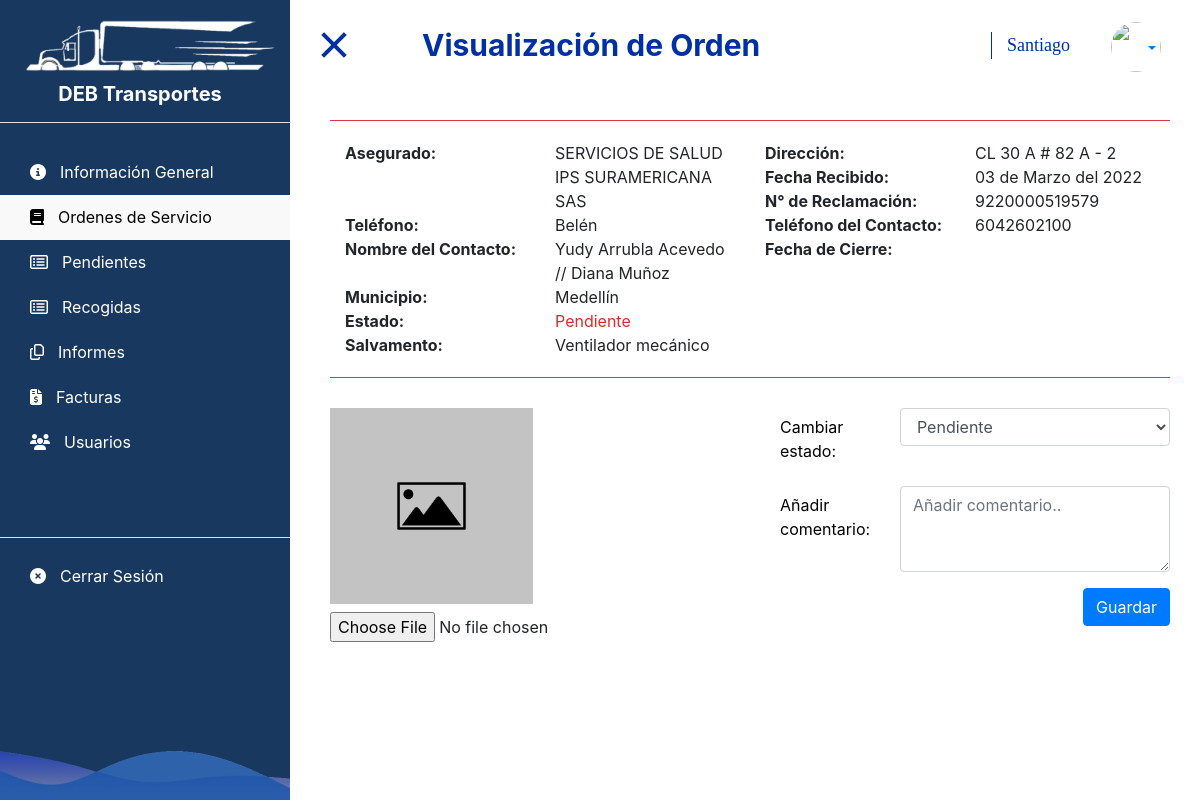
Screenshot of /views/orderView.php?order=1447 (signed in) with the database file from the repository.
### tables this page shows
CREATE TABLE `orders` (
  `id` int(11) NOT NULL,
  `insured` varchar(50) NOT NULL,
  `address` varchar(100) NOT NULL,
  `community` varchar(25) NOT NULL,
  `phone` varchar(20) NOT NULL,
  `received_date` date NOT NULL,
  `claim_number` varchar(20) NOT NULL,
  `contact_name` varchar(50) NOT NULL,
  `contact_phone` varchar(20) NOT NULL,
  `municipality` varchar(30) NOT NULL,
  `state` varchar(15) NOT NULL,
  `description` text NOT NULL,
  `modification_date` date NOT NULL,
  `last_date` date NOT NULL,
  `photo` varchar(20) NOT NULL,
  `fk_lot` int(11) NOT NULL DEFAULT 0
);

### views/reports.php (called while the page is built)
<?php
function excelReport() {
    return "
<div class='modal' id='reportsModal' tabindex='-1'>
    <div class='modal-dialog'>
        <div class='modal-content'>
            <div class='modal-header'>
                <h5 class='modal-title'>Generación de Informes</h5>
                <button type='button' class='close' data-dismiss='modal' aria-label='Close'>
                    <span aria-hidden='true'>&times;</span>
                </button>
            </div>
            <form name='excel' action='' id='reports_form' method='POST'>
                <div class='modal-body'>
                    <span>Seleccione el rango de fechas:</span><br>
                    <div class='form-group mt-3'>
                        <div class='d-flex'>
                            <label for='start_date' class='col-sm-4 col-form-label'>Fecha Inicial:</label>
                            <input type='date' name='start_date' class='form-control pgtion' placeholder='Fecha inicial' id='start_date' required maxlength='10' onchange='return startDateCheck();'>
                        </div>
                        <div id='start_date_feed'></div>
                    </div>
                    <div class='form-group mt-3'>
                        <div class='d-flex'>
                            <label for='end_date' class='col-sm-4 col-form-label'>Fecha Final:</label>
                            <input type='date' name='end_date' class='form-control pgtion' placeholder='Fecha final' id='end_date' required maxlength='10' onchange='return endDateCheck();'>
                        </div>
                        <div id='end_date_feed'></div>
                    </div>
                </div>
                <div class='modal-footer'>
                    <button type='button' class='btn btn-secondary' data-dismiss='modal'>Cerrar</button>
                    <button type='button' name='btnsubmit2' onclick='return formValidation2();' class='btn btn-success'>Informe Tiempos</button>
                    <button type='button' name='btnsubmit' onclick='return formValidation();' class='btn btn-primary'>Informe General</button>
                </div>
            </form>
        </div>
    </div>
</div>
<script src='../assets/js/reportsDate.js' type='text/javascript'></script>
";
}
?>

### back_end/orderClass.php (called while the page is built, shortened)
<?php
class orderClass {
    function read($select, $values) {
        $db = new dataBaseConection();
        $con = $db->conected();
        $query = "SELECT $select FROM `orders` WHERE $values";
        $result = $con->query($query);
        return $result;
    }
}

### views/orderView.php (the view, shortened to what this page needs)
<?php
include_once 'layout/general.php';
include_once '../back_end/orderController.php';
$layout = new general();
$controller = new orderController();
$data = $controller->readSpecificOrder($_GET['order']);
$date = $controller->formatDate($data['received_date']);
if ($data['state'] !== "Pendiente") {
    $mod_date = $controller->formatDate($data['modification_date']);
} else {
    $mod_date = '';
}
$view = $controller->viewOrder($data['state'], $data['photo']);
?>
<!DOCTYPE html>
<html>
    <?= $layout->head('Visualización de Orden'); ?>
    <body>
        <div id='wrapper'>
            <?= $layout->navbar('orders'); ?>
            <div id='page-content-wrapper'>
                <button type='button' class='hamburger animated fadeInLeft is-closed' data-toggle='offcanvas'>
                    <span class='hamb-bottom'></span>
                </button>
                <?= $layout->navTitle("Admin", 1, "Visualización de Orden"); ?>
                <div class='row border-top border-bottom margin_vis <?= $view['border_color']; ?>'>
                    <div class='col-lg-6 col-sm-12'>
                        <div class='row'><div class='col-6 font-weight-bold'><span>Asegurado: </span></div><div class='col-6'><span><?= "$data[insured]"; ?></span></div></div>
                        <div class='row'><div class='col-6 font-weight-bold'><span>Teléfono: </span></div><div class='col-6'><span><?= "$data[phone]"; ?></span></div></div>
                        <div class='row'><div class='col-6 font-weight-bold'><span>Nombre del Contacto: </span></div><div class='col-6'><span><?= "$data[contact_name]"; ?></span></div></div>
                        <div class='row'><div class='col-6 font-weight-bold'><span>Municipio: </span></div><div class='col-6'><span><?= "$data[municipality]"; ?></span></div></div>
                        <div class='row'><div class='col-6 font-weight-bold'><span>Estado: </span></div><div class='col-6 <?= $view['color']; ?>'><span><?= "$data[state]"; ?></span></div></div>
                    </div>
                    <div class='col-lg-6 col-sm-12'>
                        <div class='row'><div class='col-6 font-weight-bold'><span>Dirección: </span></div><div class='col-6'><span><?= "$data[address]"; ?></span></div></div>
                        <div class='row'><div class='col-6 font-weight-bold'><span>Fecha Recibido: </span></div><div class='col-6'><span><?= "$date"; ?></span></div></div>
                        <div class='row'><div class='col-6 font-weight-bold'><span>N° de Reclamación: </span></div><div class='col-6'><span><?= "$data[claim_number]"; ?></span></div></div>
                        <div class='row'><div class='col-6 font-weight-bold'><span>Teléfono del Contacto: </span></div><div class='col-6'><span><?= "$data[contact_phone]"; ?></span></div></div>
                        <div class='row'><div class='col-6 font-weight-bold'><span>Fecha de Cierre: </span></div><div class='col-6'><span><?= "$mod_date"; ?></span></div></div>
                    </div>
                    <div class="col-12">
                        <div class='row'><div class='col-lg-3 col-6 font-weight-bold'><span>Salvamento: </span></div><div class='col-lg-9 col-6'><span><?= "$data[description]"; ?></span></div></div>
                    </div>
                </div>
                <div class='row'>
                    <div class='col-12'>
                        <form name='orders_form' <?= "action='../back_end/orderController.php?form=create&id=$data[id]'"; ?> method='POST' enctype='multipart/form-data'>
                            <div class="row">
                                <div class="col-12 col-lg-6">
                                    <div class="row">
                                        <div class="col-12">
                                            <?= $view['photo']; ?>
                                        </div>
                                    </div><div class="row">
                                        <div class="col-12">
                                            <input class='pt-2 pb-4' type='file' name='fileToUpload' id='fileToUpload' accept='.jpg, .jpeg'>
                                        </div>
                                    </div>
                                </div>
                                <div class='col-12 col-lg-6'>
                                    <div class="row">
                                        <div class="col-12">
                                            <div class='form-group'>
                                                <div class='d-flex'>
                                                    <label for='status' class='col-4 col-form-label'>Cambiar estado:</label>
                                                    <select id='status' name='status' class='form-control pgtion' maxlength='15' onchange="return showDate(this)">
                                                        <option value='Pendiente' <?= $view['sel_1']; ?>>Pendiente</option>
                                                    </select>
                                                </div>
                                            </div>
                                            <div class='form-group'>
                                                <div class='d-flex'>
                                                    <label for='comment' class='col-4 col-form-label'>Añadir comentario:</label>
                                                    <textarea class='form-control pgtion' rows='3' placeholder='Añadir comentario..' id='comment' name='comment' maxlength='2000'></textarea>
                                                </div>
                                            </div>
                                            <div class='button_right'><button type='submit' class='btn btn-primary'>Guardar</button></div>
                                        </div>
                                    </div>
                                </div>
                            </div>
                        </form>
                    </div>
                </div>
            </div>
        </div>
    </body>
</html>

### assets/css/navBar.css (style rules this page uses)
body, html { height: 100%; overflow-x: hidden; overflow-y: auto; }
#wrapper { padding-left: 0; -webkit-transition: all 0.5s ease; -moz-transition: all 0.5s ease; -o-transition: all 0.5s ease; transition: all 0.5s ease; }
#wrapper.toggled { padding-left: 300px; }
#page-content-wrapper { width: 100%; padding: 30px; }
#wrapper.toggled #page-content-wrapper { margin-right: -220px; }
.hamburger { position: relative; top: 34px; z-index: 999; display: block; width: 32px; height: 32px; background: transparent; border: none; margin-top: -35px; }
.hamburger.is-closed .hamb-top, .hamburger.is-closed .hamb-middle, .hamburger.is-closed .hamb-bottom, .hamburger.is-open .hamb-top, .hamburger.is-open .hamb-middle, .hamburger.is-open .hamb-bottom { position: absolute; left: -12px; height: 4px; width: 100%; }
.hamburger.is-open .hamb-top, .hamburger.is-open .hamb-middle, .hamburger.is-open .hamb-bottom { background: #0030a4; }
.hamburger.is-open .hamb-top, .hamburger.is-open .hamb-bottom { top: 50%; margin-top: -2px; }
.hamburger.is-open .hamb-bottom { -webkit-transform: rotate(-45deg); -webkit-transition: -webkit-transform .2s cubic-bezier(.73,1,.28,.08); }
.hamburger.is-open:before { content: ''; display: block; width: 100px; font-size: 14px; color: #fff; line-height: 32px; text-align: center; opacity: 0; -webkit-transform: translate3d(0,0,0); -webkit-transition: all .35s ease-in-out; }

### assets/css/style.css (style rules this page uses)
.form-group { text-align: left; color: #000; }
.red_status { color: #DD2A2A; }
.table_column, .button_right, .btn-excel { float: right; }
.margin_vis { margin: 40px 0px 30px; padding: 20px 0px; }

### rows the page displays
orders: insured "SERVICIOS DE SALUD IPS SURAMERICANA SAS", phone "Belén", contact_name "Yudy Arrubla Acevedo // Diana Muñoz", municipality "Medellín", state "Pendiente", address "CL 30 A # 82 A - 2", received_date "03 de Marzo del 2022", claim_number "9220000519579", contact_phone "6042602100", description "Ventilador mecánico"

### other values shown
$title "Visualización de Orden"
$user_name "Santiago"
